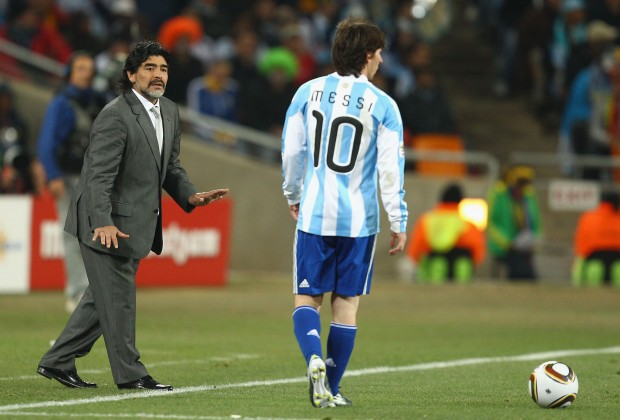
#> input picture messi.jpg, 620 x 420 px
$ python canny_edge_detection.py
#> lines starting #> are read from the running program, lines starting #| are printed output that depends on the picture
# Importing Libraries
import numpy as np
import cv2


def nothing(x):
    pass


cv2.namedWindow('image')

# Lower Threshold Limit (For Canny)
cv2.createTrackbar('thl', 'image', 0, 255, nothing)

# Upper Threshold Limit (For Canny)
cv2.createTrackbar('thu', 'image', 0, 255, nothing)

while True:
    img = cv2.imread('messi.jpg', 0)
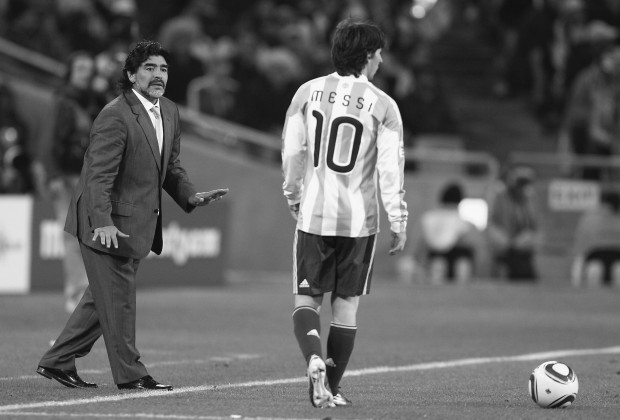
#> img: shape (420, 620); min 9, max 255, mean 98.3

    thl = cv2.getTrackbarPos('thl', 'image')
    thu = cv2.getTrackbarPos('thu', 'image')

    canny = cv2.Canny(img, thl, thu)
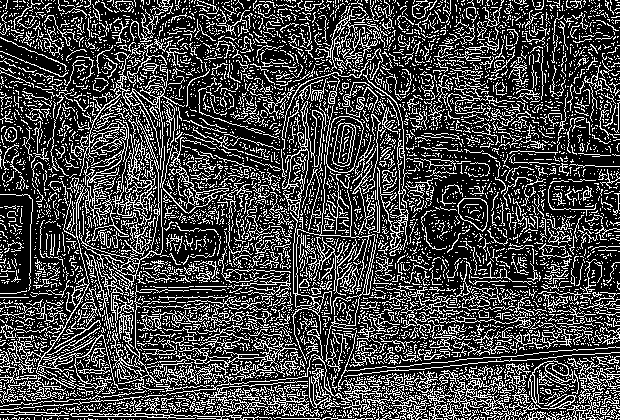
#> canny: shape (420, 620); 27.1% white in thin lines or dots

    cv2.imshow('image', canny)

    # Press esc to Quit
    if cv2.waitKey(1) & 0xFF == 27:
#> (key Esc is pressed here)
        break

cv2.destroyAllWindows()
